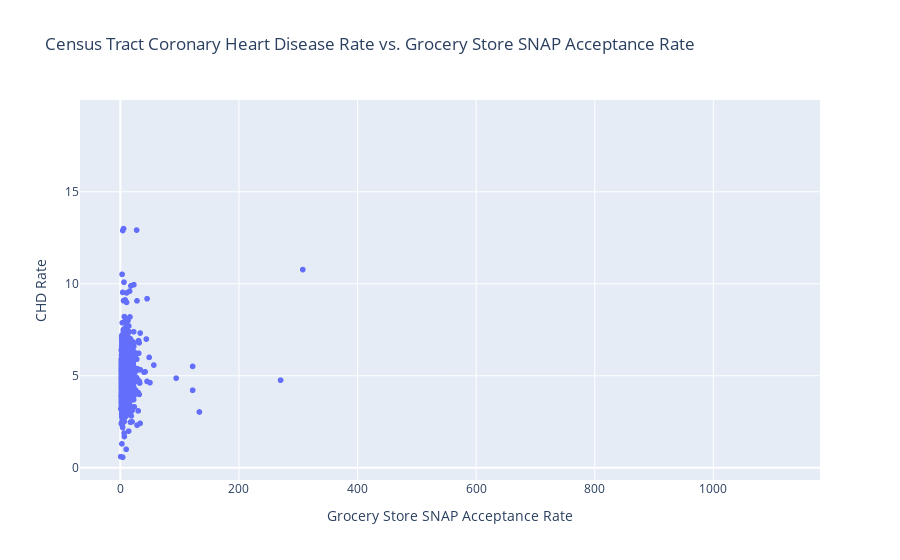

Write notebook code for a chart like this one.
### Code cell
# Initial Correlation of SNAP acceptance and CHD
px.scatter(new, x="snap_rate", y="chd_pct",
            labels ={
                "chd_pct": "CHD Rate",
                "snap_rate": "Grocery Store SNAP Acceptance Rate"},
            title="Census Tract Coronary Heart Disease Rate vs. Grocery Store SNAP Acceptance Rate")

### Figure 1 — Plotly figure (JSON) as saved in the notebook; plotly's stock layout.template omitted (floating-point values rounded to 4 significant figures; data arrays with more than 128 entries replaced by an {"elided": "..."} marker saying what was removed)
{"data": [{"hovertemplate": "Grocery Store SNAP Acceptance Rate=%{x}<br>CHD Rate=%{y}<extra></extra>", "legendgroup": "", "marker": {"color": "#636efa", "symbol": "circle"}, "mode": "markers", "name": "", "showlegend": false, "type": "scattergl", "x": {"elided": "2495 float values"}, "xaxis": "x", "y": {"elided": "2495 float values"}, "yaxis": "y"}], "layout": {"autosize": true, "legend": {"tracegroupgap": 0}, "title": {"text": "Census Tract Coronary Heart Disease Rate vs. Grocery Store SNAP Acceptance Rate"}, "xaxis": {"anchor": "y", "autorange": true, "domain": [0, 1], "range": [-72.08, 1184.0], "title": {"text": "Grocery Store SNAP Acceptance Rate"}, "type": "linear"}, "yaxis": {"anchor": "x", "autorange": true, "domain": [0, 1], "range": [-0.9302, 20.25], "title": {"text": "CHD Rate"}, "type": "linear"}}}
